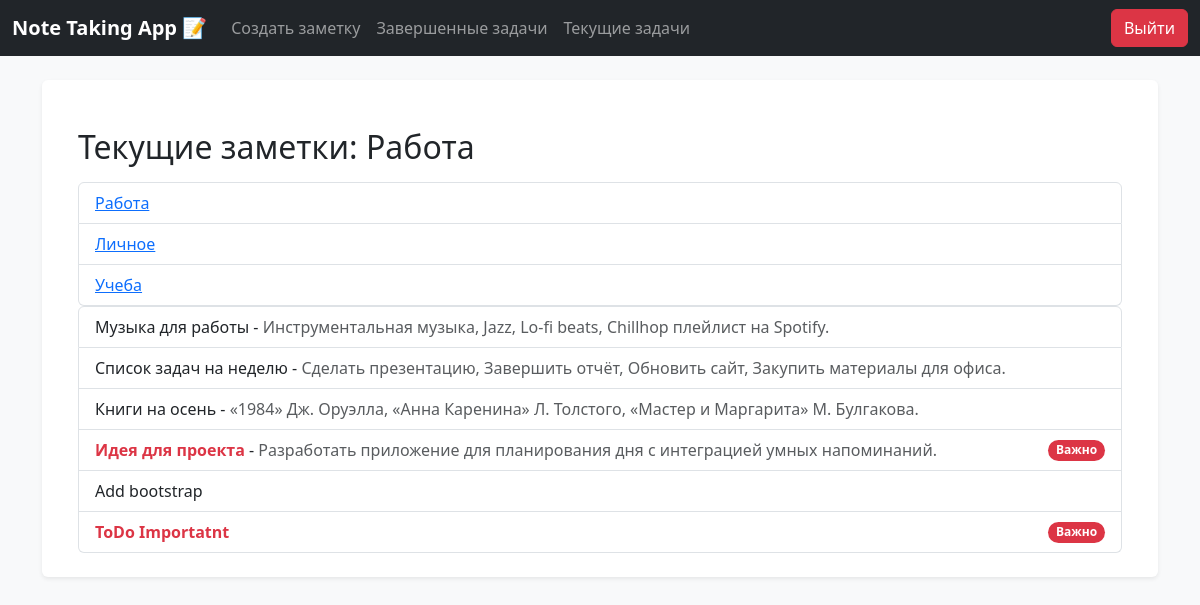
/category/work/ (signed in), run on the app's committed database.
### todo/models.py (models this page shows, shortened)
class Categories(models.Model):
    name = models.CharField(max_length=100, db_index=True, verbose_name='Наименование категории')
    slug = models.SlugField(max_length=255, unique=True, db_index=True)
    def __str__(self):
        return self.name

class Todo(models.Model):
    title = models.CharField(max_length=256, verbose_name='Название заметки')
    content = models.TextField(blank=True, verbose_name='Содержание')
    time_create = models.DateTimeField(auto_now_add=True, verbose_name='Время создания')
    time_done = models.DateTimeField(null=True, blank=True, verbose_name='Время завершения')
    time_update = models.DateTimeField(auto_now=True, verbose_name='Время обновления')
    important = models.BooleanField(default=False, verbose_name='Важно')
    user = models.ForeignKey(User, on_delete=models.CASCADE)
    category = models.ForeignKey('Categories', on_delete=models.PROTECT,null=True, blank=True, verbose_name='Категория')
    class Meta:
        ordering = ['-time_create']
        indexes = [
            models.Index(fields=['-time_create'])
        ]

### todo/views.py (the view)
# urls.py: path('category/<slug:category_slug>/', views.category_name, name='category_name'),
@login_required
def category_name(request, category_slug):
    category = get_object_or_404(Categories, slug=category_slug)
    notes = Todo.objects.filter(category=category, user=request.user)
    data = {
        'tasks': category,
        'notes': notes,
        'cat_selected': category.pk,
    }
    return render(request, 'todo/currenttodo.html', data)

### todo/templatetags/custom_filters.py (called while the page is built)
@register.inclusion_tag('todo/categories.html')
def categories(cat_selected = 0):
    cats  = Categories.objects.all()
    return {"cats": cats, 'cat_selected':cat_selected}

### todo/templates/todo/currenttodo.html
{% extends 'base.html' %}
{% load custom_filters %}
{% block content %}
<div class="container mt-4">
    <h2 class="mb-3">Текущие заметки: {{ tasks }}</h2>
<div class="categories-list"> {% categories cat_selected %}</div>
    <ul class="list-group">
        {% for todo in notes %}
        <li class="list-group-item d-flex justify-content-between align-items-center">
            <div>
                <a href="{% url 'todoread' todo.id %}" class="text-decoration-none text-dark">
                    {% if todo.important %}
                        <strong><span class="text-danger">{{ todo.title }}</span></strong>
                    {% else %}
                        {{ todo.title }}
                    {% endif %}
                    {% if todo.content %}
                        - <span class="text-muted">{{ todo.content }}</span>
                    {% endif %}
                </a>
            </div>
            {% if todo.important %}
            <span class="badge bg-danger rounded-pill">Важно</span>
            {% endif %}
        </li>
        {% endfor %}
    </ul>
</div>
{% endblock %}

### todo/templates/todo/categories.html
<ul class="list-group">
    {% for cat in cats %}
        <li class="list-group-item {% if cat.pk == cat_selected %}{% endif %}">
            <a href="{% url 'category_name' cat.slug %}">
                {{ cat.name }}
            </a>
        </li>
    {% endfor %}
</ul>

### todo/static/todo/css/style.css (style rules this page uses)
body { font-family: Arial, sans-serif; background-color: #f8f9fa; }
.container { max-width: 800px; }

### data on the page
Categories: name "Работа"
Categories: name "Личное"
Categories: name "Учеба"
Todo: title "Музыка для работы", content "Инструментальная музыка, Jazz, Lo-fi beats, Chillhop плейлист на Spotify."
Todo: title "Список задач на неделю", content "Сделать презентацию, Завершить отчёт, Обновить сайт, Закупить материалы для офиса."
Todo: title "Книги на осень", content "«1984» Дж. Оруэлла, «Анна Каренина» Л. Толстого, «Мастер и Маргарита» М. Булгакова."
Todo: title "Идея для проекта", content "Разработать приложение для планирования дня с интеграцией умных напоминаний.", important "Важно"
Todo: title "Add bootstrap"
Todo: title "ToDo Importatnt", important "Важно"
